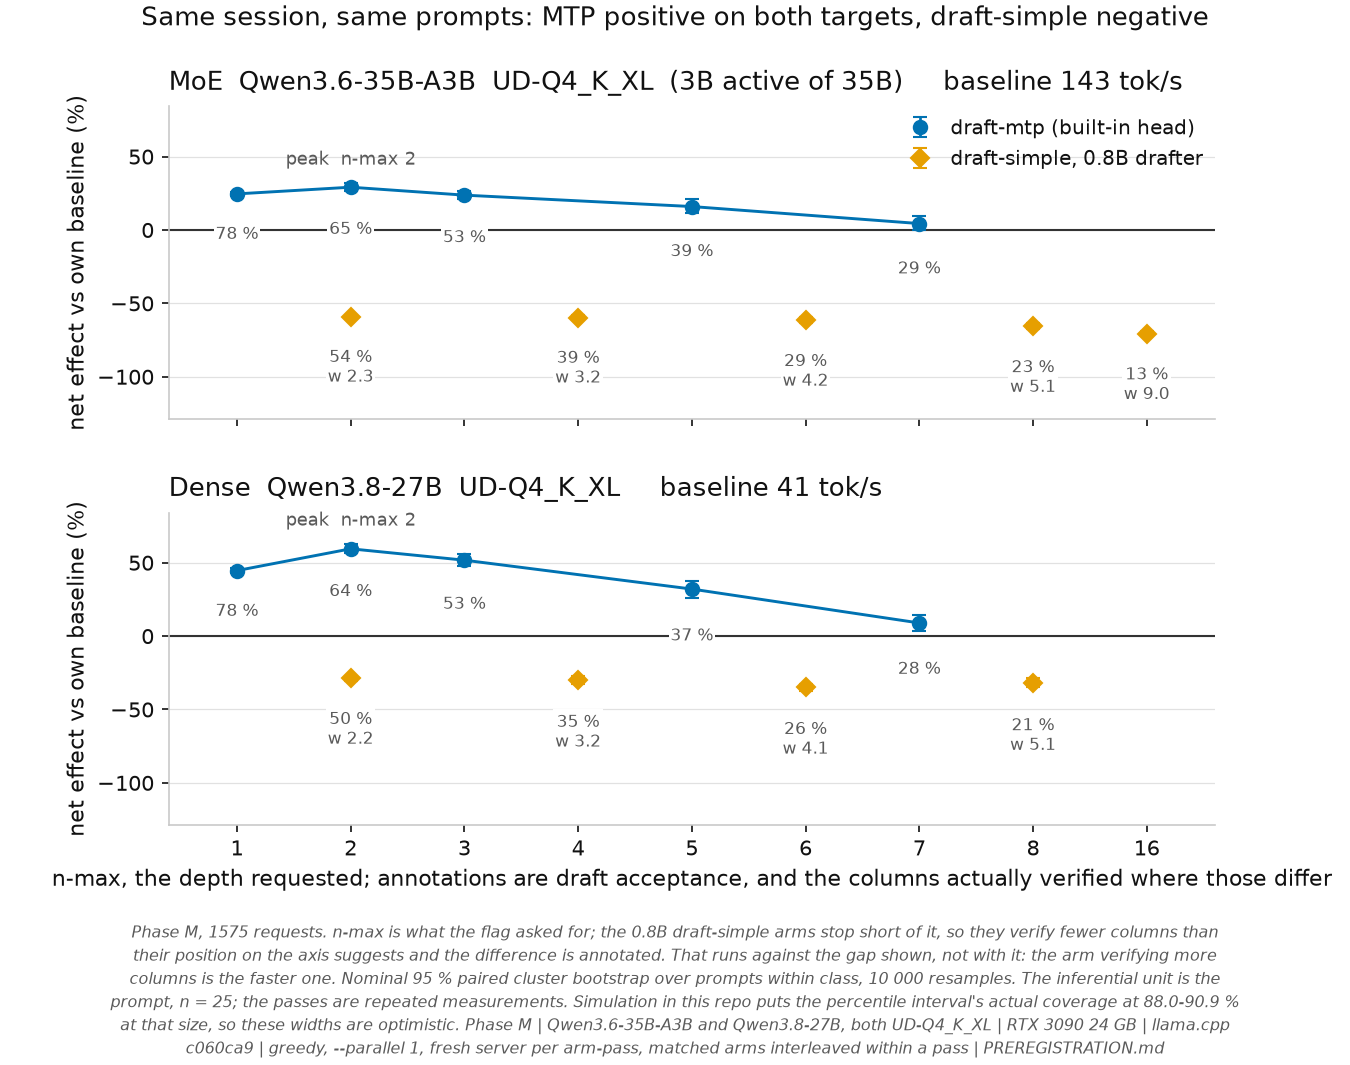

Generate this figure with Python:
"""The Phase M figure: two targets, two speculative paths, one session.

Phase M is the only matrix in this study that runs a dense target and an MoE target against their
own baselines in the same session, on the same prompts, in interleaved order. That is what lets a
difference between them be read as a difference between them, rather than as a difference between
two days.

The figure carries the whole result at once:

  * `draft-mtp` is a net WIN on both targets and `draft-simple` with a 0.8B drafter is a large net
    loss on both, so the sign is a property of the speculative path, not of the architecture;
  * both MTP ladders peak at n-max 2, an interior maximum, not at the smallest depth;
  * acceptance is printed under every point, and it is near-identical across the two targets for
    the same drafter. Equal acceptance with unequal net effect is the observation that separates
    "the MoE saturates its experts" from "the overhead is amortised against a faster baseline".

Layout follows plot.py's rule: the two targets stack, they do not sit side by side, because
GitHub scales anything wider than its column and a side-by-side pair arrives unreadable.

    .venv/bin/python analysis/plot_phase_m.py
"""
from __future__ import annotations

import sys
from collections import defaultdict
from pathlib import Path

ROOT = Path(__file__).resolve().parents[1]
sys.path.insert(0, str(ROOT / "analysis"))
sys.path.insert(0, str(ROOT / "harness"))

import matplotlib.pyplot as plt  # noqa: E402
import analyze as A  # noqa: E402
import plot as P  # noqa: E402
import speclen  # noqa: E402
import stats as ST  # noqa: E402

RESULT = ROOT / "results/phase_m.json"

# Two targets, named as the reader knows them rather than by file name.
TARGETS = [
    ("moe", "MoE  Qwen3.6-35B-A3B  UD-Q4_K_XL  (3B active of 35B)", "baseline-moe"),
    ("dense", "Dense  Qwen3.8-27B  UD-Q4_K_XL", "baseline-dense"),
]
PROVENANCE = ("Phase M | Qwen3.6-35B-A3B and Qwen3.8-27B, both UD-Q4_K_XL | RTX 3090 24 GB | "
              "llama.cpp c060ca9 | greedy, --parallel 1, fresh server per arm-pass, matched "
              "arms interleaved within a pass | PREREGISTRATION.md")


def _ladder(series, prompt_class, result, prefix, baseline):
    """-> [(n_max, Interval, acceptance, is_mtp, width_eff)] for one target, ordered by n_max."""
    arms = result.get("arms", {})
    acc = _acceptance(result)
    weff = _effective_width(result)
    out = []
    for arm, meta in arms.items():
        if not arm.startswith(prefix + "-") or not meta.get("expects_drafter"):
            continue
        if arm not in series or baseline not in series:
            continue
        ea = meta.get("extra_args", [])
        if "--spec-draft-n-max" not in ea:
            continue
        n = int(ea[ea.index("--spec-draft-n-max") + 1])
        is_mtp = "draft-mtp" in ea
        arm_s, base_s = A._balanced(series[arm], series[baseline])
        if not arm_s:
            continue
        # (baseline, arm). Reversed, every effect in this figure changes sign.
        iv = ST.paired_cluster_bootstrap(base_s, arm_s, prompt_class, relative=True)
        out.append((n, iv, acc.get(arm), is_mtp, weff.get(arm)))
    # Sort on the plain fields only. `sorted(out)` compared whole tuples, and the moment two arms
    # of different methods shared an n-max -- moe-mtp-n2 and moe-draft08b-n2, once the
    # draft-simple ladder reached depth 2 -- the tie fell through to comparing two Intervals,
    # which raises. It worked until the data changed shape.
    return sorted(out, key=lambda t: (t[0], not t[3]))


def _acceptance(result):
    """-> {arm: accepted/drafted pooled over its records}, or {} when nothing drafted."""
    tot = defaultdict(lambda: [0, 0])
    for rec in result["records"]:
        tm = rec.get("timings") or {}
        tot[rec["arm"]][0] += tm.get("t_draft_n") or 0
        tot[rec["arm"]][1] += tm.get("t_draft_n_accepted") or 0
    return {a: acc / d for a, (d, acc) in tot.items() if d}


def _effective_width(result):
    """-> {arm: mean verified columns per target forward pass}.

    `n-max` is what the flag asked for. The drafter can stop earlier, and the server reuses a
    surviving draft tail instead of re-drafting, so what the target actually verifies is one plus
    the drafts it had. On Phase M the MTP arms sit on `n_max` to two decimals and the 0.8B
    `draft-simple` arms sit far below it -- n-max 8 verifies about 5.2 columns, n-max 4 about 3.3
    -- which is why an axis labelled `n-max` alone would put those points to the right of the
    depth they actually ran.
    """
    tot = defaultdict(lambda: [0, 0])
    for rec in result["records"]:
        drafted = (rec.get("timings") or {}).get("t_draft_n") or 0
        # speclen.forwards, never a local copy of `predicted_n - accepted - 1`. That module exists
        # because this study already shipped the derivation three times and they parted company;
        # it also returns the EXACT `draft_n_verif_steps` counter when a record carries one, so a
        # private copy would keep guessing after the llama.cpp patch that exposes it lands.
        f = speclen.forwards(rec)
        if drafted and f:
            tot[rec["arm"]][0] += drafted
            tot[rec["arm"]][1] += f
    return {a: d / f + 1 for a, (d, f) in tot.items() if f}


def _baseline_rate(series, prompt_class, arm):
    return P._strat_mean(series, prompt_class, arm) if arm in series else float("nan")


def fig_phase_m(result, series, prompt_class):
    rows = [(key, title, base, _ladder(series, prompt_class, result, key, base))
            for key, title, base in TARGETS]
    rows = [r for r in rows if r[3]]
    if not rows:
        print("  phase M: no paired arm has data yet")
        return

    fig, axes = plt.subplots(len(rows), 1, figsize=(P.FIG_W, 3.25 * len(rows) + 0.6),
                             sharex=True)
    if len(rows) == 1:
        axes = [axes]

    xs_all = sorted({n for _, _, _, lad in rows for n, *_ in lad})
    # Categorical positions, not the value of n-max. The ladder runs 1, 2, 3, 4, 5, 7, 8, 16, and
    # on a linear axis the single n-max 16 point stretches everything else into the left third.
    # Nothing here is read off the x distance; the ticks carry the depth.
    pos = {n: i for i, n in enumerate(xs_all)}
    lo = min(iv.lo for _, _, _, lad in rows for _, iv, *_ in lad)
    hi = max(iv.hi for _, _, _, lad in rows for _, iv, *_ in lad)
    pad = (hi - lo) * 0.16
    mtp_c, mtp_m = P.STYLE["draft-mtp"]
    simple_c = P.WONG["orange"]

    for ax, (key, title, base, lad) in zip(axes, rows):
        ax.axhline(0, color=P.C("neutral"), lw=1.0, zorder=1)
        mtp = [(n, iv, a, w) for n, iv, a, is_m, w in lad if is_m]
        sim = [(n, iv, a, w) for n, iv, a, is_m, w in lad if not is_m]
        if mtp:
            ax.plot([pos[n] for n, *_ in mtp], [iv.point for _, iv, *_ in mtp],
                    color=mtp_c, lw=1.4, zorder=2)
        for group, colour, marker, label in ((mtp, mtp_c, mtp_m, "draft-mtp (built-in head)"),
                                             (sim, simple_c, "D",
                                              "draft-simple, 0.8B drafter")):
            if not group:
                continue
            ax.errorbar([pos[n] for n, *_ in group], [iv.point for _, iv, *_ in group],
                        yerr=[[iv.point - iv.lo for _, iv, *_ in group],
                              [iv.hi - iv.point for _, iv, *_ in group]],
                        fmt=marker, color=colour, ecolor=colour, elinewidth=1.3,
                        capsize=3.2, ms=6.4, lw=0, zorder=3, label=label)
        # The peak, named on the figure rather than left to be read off the line.
        if len(mtp) > 1:
            bn, biv = max(mtp, key=lambda t: t[1].point)[:2]
            if bn not in (mtp[0][0], mtp[-1][0]):
                ax.annotate(f"peak  n-max {bn}", (pos[bn], biv.hi),
                            textcoords="offset points", xytext=(0, 9), ha="center",
                            fontsize=8.8, color=P.C("mut"))
        for n, iv, a, w in mtp + sim:
            bits = []
            if a is not None:
                bits.append(f"{100 * a:.0f} %")
            # Only where the drafter did not fill its budget. Printing "w 6.0" beside n-max 5 on
            # every MTP point would be noise; printing nothing beside a draft-simple point that
            # asked for 8 and verified 5.2 would put it at the wrong depth without saying so.
            if w is not None and abs(w - (n + 1)) > 0.25:
                bits.append(f"w {w:.1f}")
            if bits:
                # The offset places these under the interval, and at this y-scale that lands
                # some of them on the zero reference line -- "65 %" in the MoE panel and "37 %"
                # in the dense one were struck through by it. The line is a decoration and the
                # number is data, so the number gets the background rather than being moved to
                # an inconsistent side of its own point.
                ax.annotate("\n".join(bits), (pos[n], iv.lo), textcoords="offset points",
                            xytext=(0, -13), ha="center", va="top", fontsize=8.2,
                            color=P.C("mut"), linespacing=1.15, zorder=4,
                            bbox=dict(facecolor=P.C("bg"), edgecolor="none", pad=0.8))
        rate = _baseline_rate(series, prompt_class, base)
        ax.set_title(f"{title}     baseline {rate:.0f} tok/s", loc="left", pad=8)
        ax.set_ylabel("net effect vs own baseline (%)")
        # Extra room below: the annotations hang under the lowest point and the deepest
        # draft-simple arm sits near the floor.
        ax.set_ylim(lo - pad * 2.6, hi + pad)
        ax.grid(axis="y", lw=0.6, alpha=0.55)
        ax.set_axisbelow(True)
        P._despine(ax)
    # Upper right of the top panel: the only quadrant no series enters. Lower left put the key
    # at the same height as the MoE draft-simple point, where it reads as another datum.
    axes[0].legend(loc="upper right", frameon=False, ncols=1, handletextpad=0.5,
                   borderaxespad=0.2)
    axes[-1].set_xlabel("n-max, the depth requested; annotations are draft acceptance, and the "
                        "columns actually verified where those differ")
    axes[-1].set_xticks(list(pos.values()))
    axes[-1].set_xticklabels([str(n) for n in xs_all])
    axes[-1].set_xlim(-0.6, len(xs_all) - 0.4)
    # The title states what the panels show and nothing beyond it. It used to read "the sign
    # belongs to the drafter, not the architecture", which is a causal claim this phase does not
    # support: its preregistered replication anchor failed, 33 early-stop records are excluded
    # from the per-protocol series, and the mean_len derivation these panels' companions rest on
    # fails its own integrity check here. Readers fixate on the title longer than on anything
    # else in a figure, so an assertive title has to be one the data carries.
    # 78 characters. The one it replaced was 103 and overflowed the figure at this font size,
    # losing the first and last letter -- checked by rendering and reading the PNG, which is the
    # only way a title's width is ever actually known.
    fig.suptitle("Same session, same prompts: MTP positive on both targets, draft-simple "
                 "negative", y=0.995, fontsize=12.5, ha="center")
    fig.subplots_adjust(top=0.90, hspace=0.30)
    n_rec = len(result["records"])
    P._save(fig, "plot_phase_m", bottom=0.16, provenance=PROVENANCE,
            note=f"Phase M, {n_rec} requests. n-max is what the flag asked for; the 0.8B "
                 f"draft-simple arms stop short of it, so they verify fewer columns than their "
                 f"position on the axis suggests and the difference is annotated. That runs "
                 f"against the gap shown, not with it: the arm verifying more columns is the "
                 f"faster one. " + P.CI_NOTE)


def main():
    if not RESULT.exists():
        print(f"  {RESULT} does not exist yet")
        return
    P.OUT.mkdir(exist_ok=True)
    result = A.load(RESULT)
    series, prompt_class, _, _ = A.build_series(result, "decode_tok_s")
    for mode in ("light", "dark"):
        print(f"  --- {mode}")
        with P.theme(mode):
            fig_phase_m(result, series, prompt_class)


if __name__ == "__main__":
    main()
